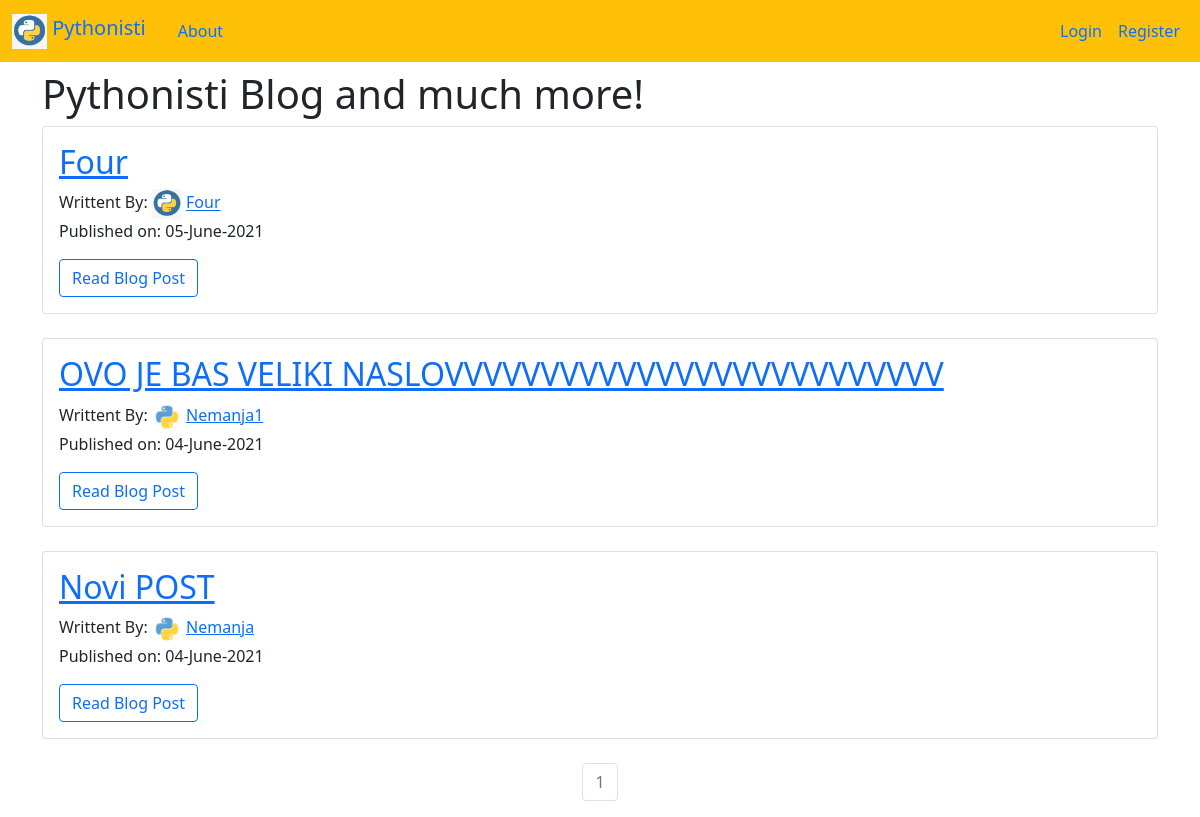
The page / on the database its author committed.
### myproject/models.py (models this page shows, shortened)
class Blog(db.Model):
    __tablename__ = 'blogs'
    id = db.Column(db.Integer, primary_key=True)
    date = db.Column(db.DateTime, nullable=False, default=datetime.utcnow, index=True)
    title = db.Column(db.String(125), nullable=False, index=True)
    text = db.Column(db.Text, nullable=False, index=True)
    comments = db.relationship('Comment', backref='blog', lazy=True, cascade="all, delete-orphan")
    users = db.relationship(User)
    user_id = db.Column(db.Integer, db.ForeignKey('users.id'), nullable=False)

class User(db.Model, UserMixin):
    __tablename__ = 'users'
    id = db.Column(db.Integer, primary_key=True)
    profile_image = db.Column(db.String(255), nullable=False, default='default_profile.png')
    email = db.Column(db.String(64), unique=True, index=True)
    username = db.Column(db.String(64), unique=True, index=True, nullable=False)
    password_hash = db.Column(db.String(255), nullable=False, index=True)
    posts = db.relationship('Blog', backref='author', lazy=True, cascade="all, delete-orphan")
    comments = db.relationship('Comment', backref='comment_author', lazy=True, cascade="all, delete-orphan")
    send_messages = db.relationship(
        'Message',
        backref='sender',
        foreign_keys='Message.sender_id',
        lazy=True,
        cascade="save-update")
    receive_messages = db.relationship(
        'Message',
        backref='receiver',
        foreign_keys='Message.receiver_id',
        lazy=True,
        cascade="save-update")

### myproject/core/views.py (the view)
@cores_blueprint.route('/')
def index():
    page = request.args.get('page', 1, type=int)
    blog_posts = Blog.query.order_by(Blog.date.desc()).paginate(page=page, per_page=10)
    return render_template('index.html', blog_posts=blog_posts)

### myproject/templates/index.html
{% extends 'base.html' %}
{% block content %}
  <div class="jumbotron">
    <h1>Pythonisti Blog and much more!</h1>
  </div>
  {% for post in blog_posts.items %}
    <div class="card">
      <div class="card-body">
        <h2>
          <a class="card-title" href="{{ url_for('blogs.blog_post', blog_post_id=post.id) }}">{{ post.title }}</a>
        </h2>
        Writtent By:
           <img src="{{ url_for('static', filename='profile_pics/'+post.author.profile_image) }}" height="30" width="30" alt="Profile Picture">
            <a href="{{ url_for('users.user_posts', username=post.author.username) }}">
                {{ post.author.username|capitalize }}
            </a>
        <p>Published on: {{ post.date.strftime("%d-%B-%Y") }}</p>
        <a href="{{ url_for('blogs.blog_post', blog_post_id=post.id) }}" class="btn btn-outline-primary">
          Read Blog Post
        </a>
      </div>
    </div>
    <br>
  {% endfor %}
  <nav aria-label="Page Navigation example">
     <ul class="pagination justify-content-center">
       {% for page_num in blog_posts.iter_pages(left_edge=1, right_edge=1, left_current=1, right_current=2) %}
        {% if blog_posts.page == page_num %}
        <li class="page-item disabled">
          <a href="{{ url_for('core.index', page=page_num) }}" class="page-link">{{ page_num }}</a>
        </li>
        {% else %}
        <li class="page-item">
          <a href="{{ url_for('core.index', page=page_num) }}" class="page-link">{{ page_num }}</a>
        </li>
        {% endif %}
       {% endfor %}
    </ul>
  </nav>
{% endblock %}

### rows shown on the page
Blog: title "Four", profile_image (picture), author.username "Four", date "05-June-2021"
Blog: title "OVO JE BAS VELIKI NASLOVVVVVVVVVVVVVVVVVVVVVVVVVV", profile_image (placeholder picture), author.username "Nemanja1", date "04-June-2021"
Blog: title "Novi POST", profile_image (placeholder picture), author.username "Nemanja", date "04-June-2021"

### other values the page prints
{{ page_num }} "1"
